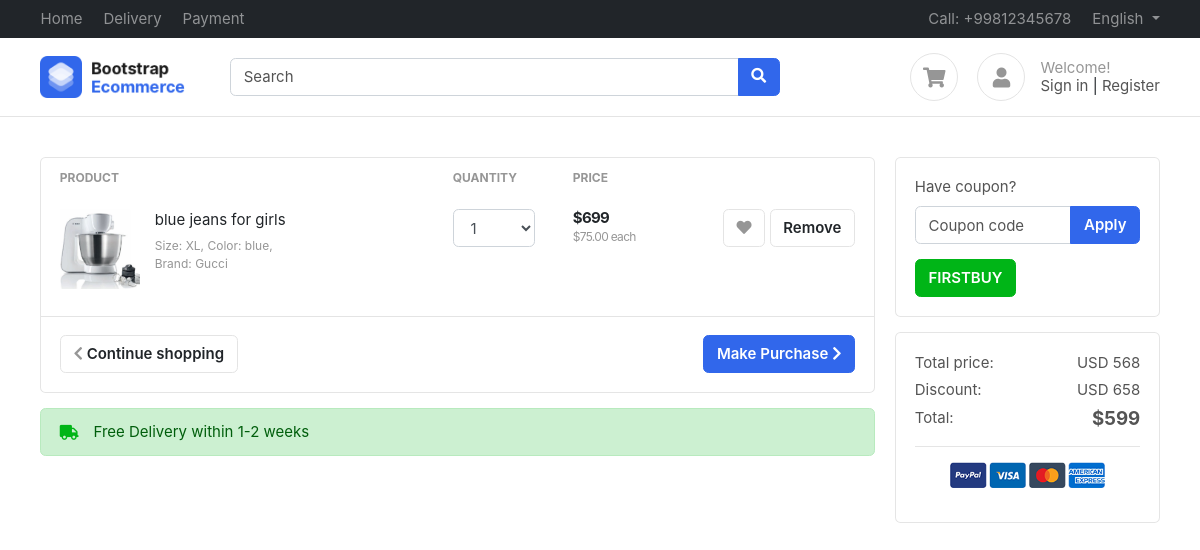
Page /accounts/cart/ (signed in) on the committed database.
### accounts/models.py (models this page shows)
class CartItems(BaseModel):
    cart=models.ForeignKey(Cart,on_delete=models.CASCADE,related_name='cart_items')
    product=models.ForeignKey(Product,on_delete=models.SET_NULL,null=True,blank=True)
    color_variant=models.ForeignKey(ColorVariant,on_delete=models.SET_NULL,null=True,blank=True)
    size_variant=models.ForeignKey(SizeVariant,on_delete=models.SET_NULL,blank=True,null=True)
    def get_product_price(self):
        price=[self.product.price]
        if self.color_variant:
            color_variant_price=self.color_variant.price
            price.append(color_variant_price)
        if self.size_variant:
            size_variant_price=self.size_variant.price
            price.append(size_variant_price)
        return sum(price)

class Cart(BaseModel):
    user=models.ForeignKey(User,on_delete=models.CASCADE,related_name='carts')
    is_paid=models.BooleanField(default=False)
    coupon=models.ForeignKey(Coupon,on_delete=models.SET_NULL,blank=True,null=True)
    def get_cart_total(self):
        cart_items=self.cart_items.all()
        price=[]
        for cart_item in cart_items:
            price.append(cart_item.product.price)
            if cart_item.color_variant:
                color_variant_price=cart_item.color_variant.price
                price.append(color_variant_price)
            if cart_item.size_variant:
                size_variant_price=cart_item.size_variant.price
                price.append(size_variant_price)
        if self.coupon:
            if self.coupon.minimum_amount < sum(price):
                return sum(price)-self.coupon.discount_price
        return sum(price)

### products/models.py (models this page shows, shortened)
class Product(BaseModel):
    product_name=models.CharField(max_length=100)
    category=models.ForeignKey(Category,on_delete=models.CASCADE,related_name='products')
    price=models.IntegerField()
    slug=models.SlugField(unique=True,blank=True,null=True)
    product_description=models.TextField()
    color_variant=models.ManyToManyField(ColorVariant,blank=True)
    size_variant=models.ManyToManyField(SizeVariant,blank=True)

class Coupon(BaseModel):
    coupon_code=models.CharField(max_length=100)
    is_expired=models.BooleanField(default=False)
    discount_price=models.IntegerField(default=100)
    minimum_amount=models.IntegerField(default=500)

### accounts/views.py (the view, shortened to what this page needs)
# urls.py: path('cart/',cart,name='cart'),
def cart(request):
    cart_obj=Cart.objects.get(is_paid=False,user=request.user)
    data={
        'cart':cart_obj
    }
    return render(request,'accounts/cart.html',data)

### templates/accounts/cart.html (shortened to what this page needs)
{% extends 'base/base.html' %}
{% block start %}
<section class="section-content padding-y">
    <div class="container">
    <div class="row">
        <main class="col-md-9">
    <div class="card">
    <table class="table table-borderless table-shopping-cart">
    <thead class="text-muted">
    <tr class="small text-uppercase">
      <th scope="col">Product</th>
      <th scope="col" width="120">Quantity</th>
      <th scope="col" width="120">Price</th>
      <th scope="col" class="text-right" width="200"> </th>
    </tr>
    </thead>
    <tbody>
    {% for cartItem in cart.cart_items.all %}
    <tr>
        <td>
            <figure class="itemside">
                <div class="aside"><img src="images/items/2.jpg" class="img-sm"></div>
                <figcaption class="info">
                    <a href="#" class="title text-dark">{{cartItem.product.product_name}}</a>
                    <p class="text-muted small">Size: XL, Color: blue, <br> Brand: Gucci</p>
                </figcaption>
            </figure>
        </td>
        <td>
            <select class="form-control">
                <option>1</option>
            </select>
        </td>
        <td>
            <div class="price-wrap">
                <var class="price">${{cartItem.get_product_price}}</var>
                <small class="text-muted"> $75.00 each </small>
            </div>
        </td>
        <td class="text-right">
        <a data-original-title="Save to Wishlist" title="" href="" class="btn btn-light" data-toggle="tooltip"> <i class="fa fa-heart"></i></a>
        <a href="{% url 'remove_cart' cartItem.uid%}" class="btn btn-light btn-round"> Remove</a>
        </td>
    </tr>
    {% endfor %}
    </tbody>
    </table>
    <div class="card-body border-top">
        <a href="#" class="btn btn-primary float-md-right"> Make Purchase <i class="fa fa-chevron-right"></i> </a>
        <a href="#" class="btn btn-light"> <i class="fa fa-chevron-left"></i> Continue shopping </a>
    </div>
    </div>
    <div class="alert alert-success mt-3">
        <p class="icontext"><i class="icon text-success fa fa-truck"></i> Free Delivery within 1-2 weeks</p>
    </div>
        </main>
        <aside class="col-md-3">
            <div class="card mb-3">
                <div class="card-body">
                <form method='POST'>
                    <div class="form-group">
                        <label>Have coupon?</label>
                        <div class="input-group">
                            <input type="text" class="form-control" name="coupon" placeholder="Coupon code">
                            <span class="input-group-append">
                                <button type="submit" class="btn btn-primary">Apply</button>
                            </span>
                        </div>
                    </div>
                </form>
                {% if cart.coupon %}
                    <a href="{% url 'remove_coupon' cart.uid%}" class="btn btn-success">{{cart.coupon.coupon_code}}</a>
                {% endif %}
                </div>
            </div>
            <div class="card">
                <div class="card-body">
                        <dl class="dlist-align">
                          <dt>Total price:</dt>
                          <dd class="text-right">USD 568</dd>
                        </dl>
                        <dl class="dlist-align">
                          <dt>Discount:</dt>
                          <dd class="text-right">USD 658</dd>
                        </dl>
                        <dl class="dlist-align">
                          <dt>Total:</dt>
                          <dd class="text-right  h5"><strong>${{cart.get_cart_total}}</strong></dd>
                        </dl>
                        <hr>
                        <p class="text-center mb-3">
                            <img src="images/misc/payments.png" height="26">
                        </p>
                </div>
            </div>
        </aside>
    </div>
    </div>
    </section>
{% endblock %}

### public/static/css/ui.css (style rules this page uses)
html { font-family: 'Inter', sans-serif; font-size: 15px; }
.price-wrap { letter-spacing: -0.7px; }
.img-xs, .img-sm, .img-md, .img-lg { object-fit: cover; flex-shrink: 0; flex-grow: 0; }
.img-sm { width: 80px; height: 80px; }
.padding-y { padding-top: 40px; padding-bottom: 40px; }
var { font-style: normal; }
figure { margin-bottom: 0; }
article:after, .form-group:after { display: block; clear: both; content: ""; }
.card .title { color: #212529; }
p:last-child { margin-bottom: 0; }
.btn-light { background-color: #fff; border-color: #e4e4e4; }
.btn-light i { color: #969696; }
.itemside { position: relative; display: flex; width: 100%; }
.itemside .aside { position: relative; flex-shrink: 0; }
.itemside .info { padding-left: 15px; padding-right: 7px; }
.itemside p { margin-bottom: 0; }
.itemside .title { display: block; margin-bottom: 5px; color: #212529; }
[class*="dlist-"] { margin-bottom: 5px; }
[class*="dlist-"] dd { margin-bottom: 0; }
.dlist-align { display: flex; }
.dlist-align dt { width: 120px; word-wrap: break-word; font-weight: normal; }
.dlist-align dd { flex-grow: 1; }
.icontext { display: inline-flex; align-items: center; vertical-align: middle; }
.icontext .icon { position: relative; margin-right: 15px; flex-shrink: 0; flex-grow: 0; }
.price { font-weight: 600; color: #212529; }
.table-shopping-cart.table td, .table-shopping-cart.table th { padding-left: 1.25rem; padding-right: 1.25rem; }
.table-shopping-cart .price-wrap { line-height: 1.2; }
.table-shopping-cart .price { font-weight: bold; margin-right: 5px; display: block; }

### rows in the picture
CartItems: product.product_name "blue jeans for girls", get_product_price "699"
Cart: coupon.coupon_code "FIRSTBUY", get_cart_total "599"
